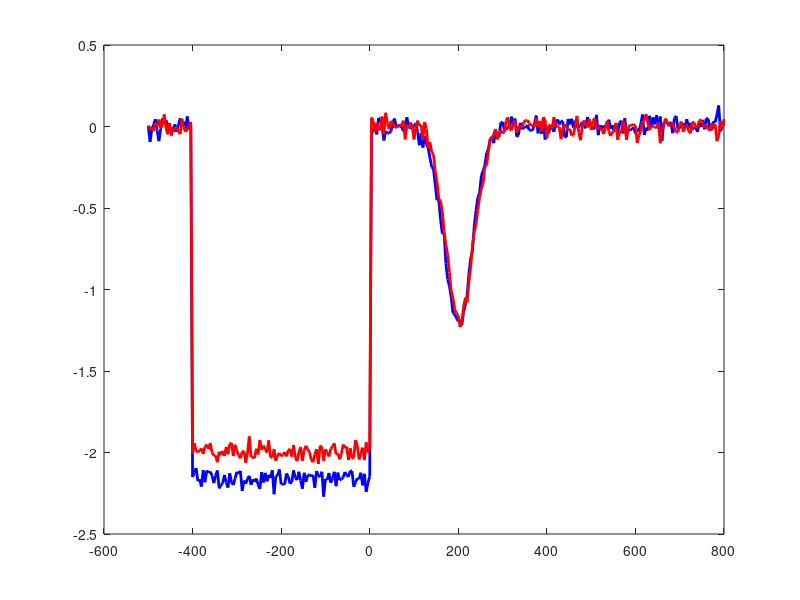

Write MATLAB code to recreate this figure. (Note: this script raises an error after producing the figure.)
function demo_LLM_all_in_one_data_trials()
% DEMO_ALL_IN_ONE_DATA_TRIALS
% Genera data_trials fittizio, esegue ERP classico e single-trial LMM
% (versione aggiornata con SPN pre-target, ERP post-target e Rating).

clearvars -except ans;
clc;

% 1) Genera dati fittizi
[data_trials, meta] = make_dummy_data_trials_local();

% 2) ERP classico
classic_erp_example_local(data_trials);

% 3) Single-trial LMM (Modello stile Chang)
lme = single_trial_lmm_example_chang_style(data_trials);

% 4) Salva nel workspace
assignin('base', 'data_trials_demo', data_trials);
assignin('base', 'demo_meta', meta);
assignin('base', 'lme_demo', lme);
disp('Salvate nel workspace MATLAB: data_trials_demo, demo_meta, lme_demo');
end

%% ========================================================================
function [data_trials, meta] = make_dummy_data_trials_local()
rng(1);
nSubjects = 6;
nTrialsPerCond = 20;
labels = {'predictable','unpredictable'};
chan_labels = {'Fz','FC1','FC2','Cz','C3','C4','Pz','P3','P4','Oz'};
nCh = numel(chan_labels);
fs = 250;
time_ms = -500:1000/fs:800; % Finestra estesa per includere la SPN pre-target
nT = numel(time_ms);
roi = [1 2 3 4];
nTrials = nSubjects * nTrialsPerCond * 2;

data_trials = repmat(struct('eeg',[],'label','','subject_id',[],'rating',[],'time_ms',[],'fs',[],'chan_labels',{{}}),1,nTrials);

k = 0;
for s = 1:nSubjects
    subj_shift = randn * 0.4;
    for c = 1:2
        for tr = 1:nTrialsPerCond
            k = k + 1;
            x = 0.8 * randn(nCh, nT);
            
            % Generazione componente SPN pre-target (-400 a 0 ms)
            spn_amp = -2.0 + subj_shift + randn*0.5;
            spn_win = time_ms >= -400 & time_ms <= 0;
            
            % Generazione ERP post-target (150 a 250 ms)
            % Relazione negativa: una SPN piu negativa induce un ERP post-target piu negativo
            erp_amp = 0.6 * spn_amp + subj_shift + randn*0.3;
            erp_lat = 200 + randn*15;
            gauss_erp = exp(-0.5 * ((time_ms - erp_lat)/28).^2);
            
            for ch = 1:nCh
                w = ismember(ch, roi) * 0.8 + 0.2;
                x(ch, spn_win) = x(ch, spn_win) + w * spn_amp;
                x(ch, :) = x(ch, :) + w * erp_amp * gauss_erp;
            end
            
            data_trials(k).eeg = x;
            data_trials(k).label = labels{c};
            data_trials(k).subject_id = s;
            data_trials(k).rating = randi([1, 7]); % Rating comportamentale fittizio 1-7
            data_trials(k).time_ms = time_ms;
            data_trials(k).fs = fs;
            data_trials(k).chan_labels = chan_labels;
        end
    end
end

meta = struct();
meta.fs = fs;
meta.time_ms = time_ms;
meta.chan_labels = chan_labels;
meta.roi_labels = chan_labels(roi);
meta.nSubjects = nSubjects;
meta.nTrials = nTrials;
end

%% ========================================================================
function classic_erp_example_local(data_trials)
time_ms = data_trials(1).time_ms;
chan_labels = data_trials(1).chan_labels;
roi_labels = {'Fz','FC1','FC2','Cz'};
roi = find(ismember(chan_labels, roi_labels));
subjects = unique([data_trials.subject_id]);
conds = {'predictable','unpredictable'};

subj_erp = struct();
for c = 1:numel(conds)
    subj_erp.(conds{c}) = nan(numel(subjects), numel(time_ms));
end

for iS = 1:numel(subjects)
    s = subjects(iS);
    for c = 1:numel(conds)
        idx = find([data_trials.subject_id] == s & strcmp({data_trials.label}, conds{c}));
        if isempty(idx), continue; end
        tmp = [];
        for k = idx
            tmp = cat(3, tmp, mean(data_trials(k).eeg(roi,:), 1));
        end
        subj_erp.(conds{c})(iS,:) = mean(tmp, 3);
    end
end

figure('Color','w','Name','ERP Classico Grand Average');
plot(time_ms, mean(subj_erp.predictable, 1, 'omitnan'), 'b', 'LineWidth', 2); hold on;
plot(time_ms, mean(subj_erp.unpredictable, 1, 'omitnan'), 'r', 'LineWidth', 2);
yline(0, ':k'); xline(0, '--k');
legend('predictable','unpredictable','Location','best');
xlabel('Time (ms)'); ylabel('Amplitude (\muV)');
title('ERP Classico - Media di Gruppo');
set(gca,'FontSize',12);
box on;
end

%% ========================================================================
function lme = single_trial_lmm_example_chang_style(data_trials)
time_ms = data_trials(1).time_ms;
chan_labels = data_trials(1).chan_labels;
roi_labels = {'Fz','FC1','FC2','Cz'};
roi = find(ismember(chan_labels, roi_labels));

% 1. Definizione finestre temporali
win_spn = time_ms >= -400 & time_ms <= 0;   % Pre-target SPN
win_erp = time_ms >= 150 & time_ms <= 250;  % Post-target ERP

nTrials = numel(data_trials);
Subject   = nan(nTrials,1);
Condition = strings(nTrials,1);
Rating    = nan(nTrials,1);
SPN_pre   = nan(nTrials,1);
ERP_post  = nan(nTrials,1);

% 2. Estrazione feature trial-by-trial
for k = 1:nTrials
    Subject(k)   = data_trials(k).subject_id;
    Condition(k) = string(data_trials(k).label);
    Rating(k)    = data_trials(k).rating;
    
    eeg_roi = data_trials(k).eeg(roi, :);
    SPN_pre(k)  = mean(eeg_roi(:, win_spn), 'all');
    ERP_post(k) = mean(eeg_roi(:, win_erp), 'all');
end

T = table();
T.Subject   = categorical(Subject);
T.Condition = categorical(Condition);
T.Rating    = Rating;
T.SPN_pre   = SPN_pre;
T.ERP_post  = ERP_post;

% 3. Fit del Modello LMM (Stile Chang)
% ERP_post ~ SPN_pre + Condition + Rating + (1|Subject)
if exist('fitlme', 'file') == 2
    lme = fitlme(T, 'ERP_post ~ SPN_pre + Condition + Rating + (1|Subject)');
    fprintf('\n===== SINGLE-TRIAL LMM (MODELLO CHANG) =====\n');
    disp(lme);
    
    T.Fitted = fitted(lme);
    T.Residuals = residuals(lme);
else
    lme = [];
    warning('fitlme non disponibile: serve Statistics and Machine Learning Toolbox.');
    return;
end

%% =====================================================
% FIGURA 1: Scatter Plot SPN_pre vs ERP_post (Effetto Trial-Level)
% ======================================================
figure('Color','w','Name','LMM - Relazione SPN pre vs ERP post');
hold on;

subjs = categories(T.Subject);
colors = lines(numel(subjs));

% Plot dei singoli punti e rette di regressione per soggetto
for i = 1:numel(subjs)
    idx = T.Subject == subjs{i};
    scatter(T.SPN_pre(idx), T.ERP_post(idx), 25, colors(i,:), 'filled', ...
        'MarkerFaceAlpha', 0.4, 'DisplayName', ['Subj ' char(subjs{i})]);
    
    % Retta di fit per soggetto
    p = polyfit(T.SPN_pre(idx), T.ERP_post(idx), 1);
    x_val = linspace(min(T.SPN_pre(idx)), max(T.SPN_pre(idx)), 50);
    plot(x_val, polyval(p, x_val), 'Color', colors(i,:), 'LineWidth', 1.5, 'HandleVisibility', 'off');
end

% Retta di fit globale (Fixed effect)
p_global = polyfit(T.SPN_pre, T.Fitted, 1);
x_global = linspace(min(T.SPN_pre), max(T.SPN_pre), 100);
plot(x_global, polyval(p_global, x_global), 'k--', 'LineWidth', 3, 'DisplayName', 'LMM Fixed Effect');

xlabel('Pre-target SPN Amplitude (\muV)');
ylabel('Post-target ERP Amplitude (\muV)');
title('Associazione Trial-Level: SPN_{pre} vs ERP_{post}');
legend('Location', 'bestoutside');
grid on;
set(gca, 'FontSize', 12);

%% =====================================================
% FIGURA 2: Diagnostica dei Residui e Fitted Values
% ======================================================
figure('Color','w','Name','LMM - Diagnostica Modello');
subplot(1,2,1);
scatter(T.Fitted, T.Residuals, 30, 'filled', 'MarkerFaceAlpha', 0.5);
yline(0, '--r');
xlabel('Valori Predetti (Fitted)'); ylabel('Residui');
title('Residui vs Fitted Values');
grid on; set(gca,'FontSize',12);

subplot(1,2,2);
histogram(T.Residuals, 15);
xlabel('Residuo'); ylabel('Frequenza');
title('Distribuzione dei Residui');
grid on; set(gca,'FontSize',12);

assignin('base', 'LMM_table_chang', T);
end
